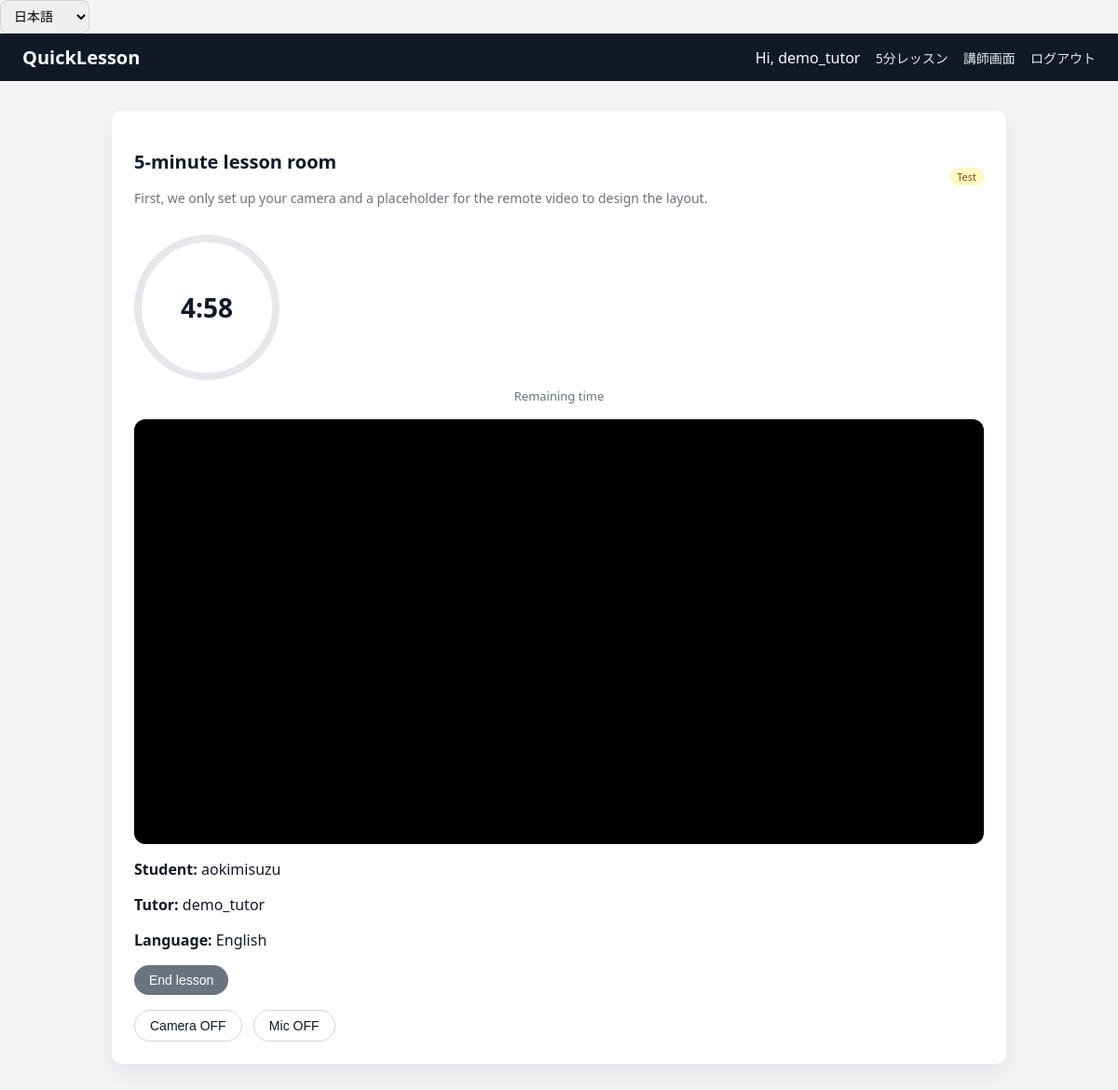
Page /lesson/room/3/ (signed in) on the committed database.
### core/models.py (models this page shows, shortened)
class QuickLessonMatch(models.Model):
    request = models.OneToOneField(QuickLessonRequest, on_delete=models.CASCADE)
    tutor = models.ForeignKey(TutorProfile, on_delete=models.CASCADE)
    started_at = models.DateTimeField()
    end_at = models.DateTimeField()
    meeting_url = models.URLField(blank=True)
    price = models.DecimalField(max_digits=8, decimal_places=2, default=0)

class QuickLessonRequest(models.Model):
    STATUS_CHOICES = [
        ("waiting", "Waiting"),
        ("matched", "Matched"),
        ("cancelled", "Cancelled"),
    ]
    PURPOSE_CHOICES = [
        ("lesson", "Lesson"),        # 普通の5分レッスン
        ("interview", "Interview"),  # 講師候補との面接
    ]
    student = models.ForeignKey(StudentProfile, on_delete=models.CASCADE)
    language = models.ForeignKey(LessonLanguage, on_delete=models.PROTECT)
    created_at = models.DateTimeField(auto_now_add=True)
    status = models.CharField(
        max_length=20, choices=STATUS_CHOICES, default="waiting"
    )
    purpose = models.CharField(
        max_length=20,
        choices=PURPOSE_CHOICES,
        default="lesson",
    )

class StudentProfile(models.Model):
    user = models.OneToOneField(User, on_delete=models.CASCADE)
    native_language = models.ForeignKey(
        LessonLanguage, null=True, blank=True, on_delete=models.SET_NULL
    )

class TutorProfile(models.Model):
    user = models.OneToOneField(User, on_delete=models.CASCADE)
    languages = models.ManyToManyField(LessonLanguage, blank=True)
    is_online = models.BooleanField(default=False)
    can_interview = models.BooleanField(default=False)

class LessonLanguage(models.Model):
    code = models.CharField(max_length=10, unique=True)  # 'en', 'es', 'ja'
    name = models.CharField(max_length=50)               # English, Español, 日本語

### core/views.py (the view)
# urls.py: path("lesson/room/<int:match_id>/", views.lesson_room, name="lesson_room"),
@login_required
def lesson_room(request, match_id: int):
    match = get_object_or_404(QuickLessonMatch, id=match_id)
    now = timezone.now()
    remaining_seconds = max(0, int((match.end_at - now).total_seconds()))
    context = {
        "match": match,
        "remaining_seconds": remaining_seconds,
    }
    return render(request, "core/lesson_room.html", context)

### templates/core/lesson_room.html (shortened to what this page needs)
{% extends "base.html" %}
{% load i18n %}
{% block content %}
  <div class="card">
    <div class="card-header">
      <div>
        <h2 class="card-title">{% trans "5-minute lesson room" %}</h2>
        <p class="card-subtitle">
          {% trans "First, we only set up your camera and a placeholder for the remote video to design the layout." %}
        </p>
      </div>
      <span class="badge badge-yellow">Test</span>
    </div>
    <div class="center mt-16">
      <div class="timer-circle">
        <span id="timer-display"></span>
      </div>
      <div class="timer-label">{% trans "Remaining time" %}</div>
    </div>
    <div class="mt-16">
      <video id="localVideo"
             class="video-placeholder"
             autoplay
             playsinline
             muted>
      </video>
    </div>
    <div class="mt-16">
      <p><strong>{% trans "Student" %}:</strong> {{ match.request.student.user.username }}</p>
      <p><strong>{% trans "Tutor" %}:</strong> {{ match.tutor.user.username }}</p>
      <p><strong>{% trans "Language" %}:</strong> {{ match.request.language.name }}</p>
    </div>
    <div class="mt-16">
      <button id="leave-btn" class="btn btn-secondary">
        {% trans "End lesson" %}
      </button>
    </div>
    <div class="mt-16">
      <button id="toggle-camera" class="btn btn-outline">
        {% trans "Camera OFF" %}
      </button>
      <button id="toggle-mic" class="btn btn-outline">
        {% trans "Mic OFF" %}
      </button>
    </div>
  </div>
{% endblock %}

### templates/base.html (shortened to what this page needs)
{% load static %}
{% load i18n %}
<!DOCTYPE html>
<html lang="ja">
<head>
  <link rel="stylesheet" href="{% static 'css/style.css' %}">
  <body><form action="{% url 'set_language' %}" method="post" style="display:inline;">
  <select name="language" onchange="this.form.submit()">
    <option value="ja" {% if request.LANGUAGE_CODE == "ja" %}selected{% endif %}>日本語</option>
  </select>
</form>
</body>
</head>
<body>
  <header class="header">
    <div class="header-title">
      <a href="{% url 'home' %}">QuickLesson</a>
    </div>
    <nav class="header-nav">
      {% if user.is_authenticated %}
        <span>Hi, {{ user.username }}</span>
        <a href="{% url 'create_request' %}">5分レッスン</a>
        <a href="{% url 'tutor_dashboard' %}">講師画面</a>
        <a href="{% url 'logout' %}">ログアウト</a>
      {% else %}
        <a href="{% url 'login' %}">ログイン</a>
      {% endif %}
    </nav>
  </header>
  <main class="container">
    {% block content %}{% endblock %}
  </main>
</body>
</html>

### static/css/style.css (style rules this page uses)
body { margin: 0; font-family: system-ui, -apple-system, BlinkMacSystemFont, "Segoe UI", sans-serif; background: #f3f4f6; color: #111827; }
a { color: #2563eb; text-decoration: none; }
.header { background: #111827; color: #f9fafb; padding: 12px 24px; display: flex; align-items: center; justify-content: space-between; }
.header-title a { color: #f9fafb; font-weight: 700; font-size: 20px; text-decoration: none; }
.header-nav a { color: #e5e7eb; margin-left: 12px; font-size: 14px; }
.container { max-width: 960px; margin: 32px auto; padding: 0 16px; }
.card { background: #ffffff; border-radius: 10px; padding: 24px; box-shadow: 0 10px 25px rgba(15, 23, 42, 0.08); margin-bottom: 24px; }
.card-header { display: flex; justify-content: space-between; align-items: center; margin-bottom: 16px; }
.card-title { font-size: 20px; font-weight: 600; color: #111827; }
.card-subtitle { font-size: 14px; color: #6b7280; }
.btn { display: inline-flex; align-items: center; justify-content: center; padding: 8px 16px; border-radius: 999px; border: none; cursor: pointer; font-size: 14px; font-weight: 500; background: #2563eb; color: #ffffff; }
.btn-secondary { background: #6b7280; }
.btn-outline { background: transparent; border: 1px solid #d1d5db; color: #111827; }
.btn + .btn { margin-left: 8px; }
form { display: flex; flex-direction: column; gap: 12px; }
select, input[type="text"], input[type="email"], input[type="password"] { padding: 8px 10px; border-radius: 8px; border: 1px solid #d1d5db; font-size: 14px; }
.badge { display: inline-block; padding: 2px 8px; border-radius: 999px; font-size: 11px; font-weight: 500; }
.badge-yellow { background: #fef9c3; color: #854d0e; }
.center { text-align: center; }
.mt-16 { margin-top: 16px; }
.timer-circle { width: 140px; height: 140px; border-radius: 999px; border: 8px solid #e5e7eb; display: flex; align-items: center; justify-content: center; font-size: 28px; font-weight: 700; color: #111827; margin-bottom: 8px; }
.timer-label { font-size: 13px; color: #6b7280; }
.video-placeholder { border-radius: 12px; background: #000000; min-height: 260px; display: flex; align-items: center; justify-content: center; color: #9ca3af; font-size: 14px; text-align: center; }
.video-placeholder { border-radius: 12px; background: #000000; min-height: 220px; width: 100%; display: block; }

### rows in the picture
QuickLessonMatch: request.student.user.username "aokimisuzu", tutor.user.username "demo_tutor", request.language.name "English"

### other values in the picture
{{ user.username }} "demo_tutor"
